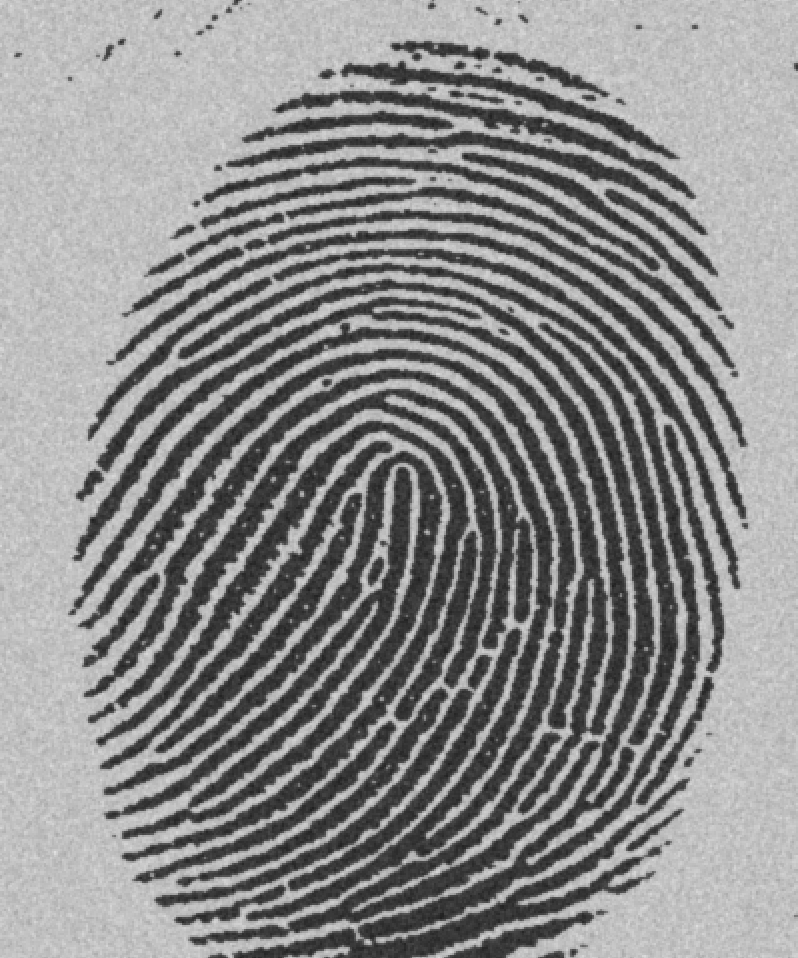
%> input picture DIPUM2E_International_Original_Book_Images/DIPUM2E_International_Original_Book_Images/DIPUM2E_International_Ed_CH10_Images/Fig1013(a).tif, 798 x 958 px
$ octave e7_7.m   (GNU Octave 9; MATLAB toolbox functions it lacks are replaced by stand-ins)
%> lines starting %> are read from the running program, lines starting %| are printed output that depends on the picture; in (x1, y1, x2, y2) boxes, pixels count from 0 and x2, y2 are one past the last pixel; in counts of white or black regions, pixels touching at a corner belong together; the program's own positions count from 1
clc,clear,close all;
f = imread('Fig1013(a).tif');
%> f is the input picture: size 958x798 uint8; min 29, max 224, mean 140
count = 0;
T = mean2(f);
%> T = 140
done = false;
while ~done
    count = count +1;
    g = f > T;
    Tnext = 0.5*(mean(f(g)) + mean(f(~g)));
    done = abs(T - Tnext) < 0.5;
    T = Tnext;
end
%> this loop made 2 passes
%> (Tnext, done, T) on passes 1 to 2: (125.6, false, 125.6), (125.4, true, 125.4)
%> pass 1, `g = f > T;`:
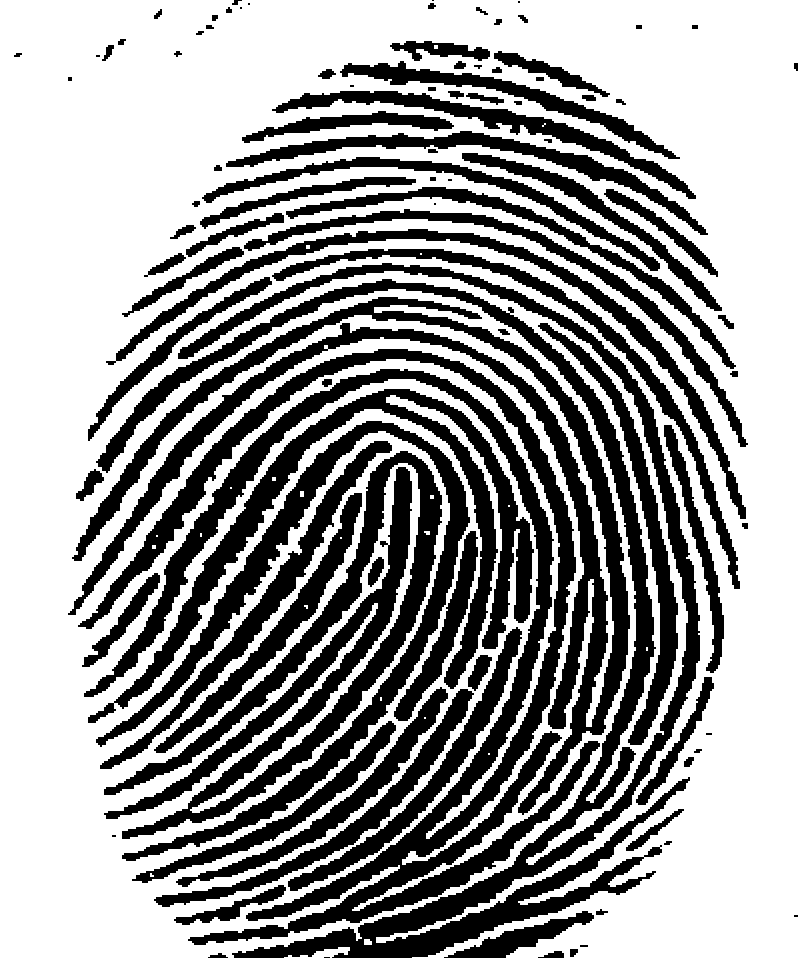
%> g: size 958x798 logical; 61.7% white; 101 black regions (14 under 20 px), largest, box (x1, y1, x2, y2) and area: (78, 349, 600, 945) 43980, (96, 263, 700, 958) 40402, (68, 297, 630, 815) 29808
%> pass 2, `g = f > T;`:
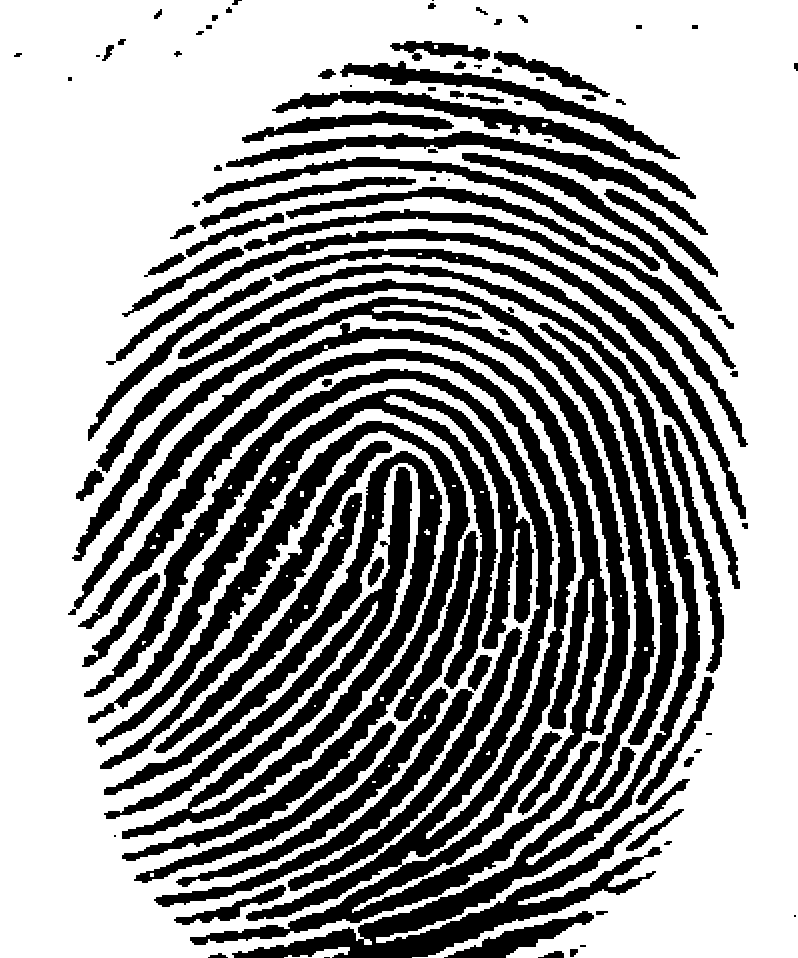
%> g: size 958x798 logical; 61.9% white; 97 black regions (10 under 20 px), largest, box (x1, y1, x2, y2) and area: (78, 349, 600, 945) 43740, (96, 263, 700, 958) 40222, (68, 297, 630, 815) 29700
%> after the loop, count = 2
count
%> count = 2
T
%> T = 125.4
g = im2bw(f, T/255);
subplot(131),imshow(f)
subplot(132),imhist(f)
subplot(133),imshow(g)
%> after `imshow(g)`:
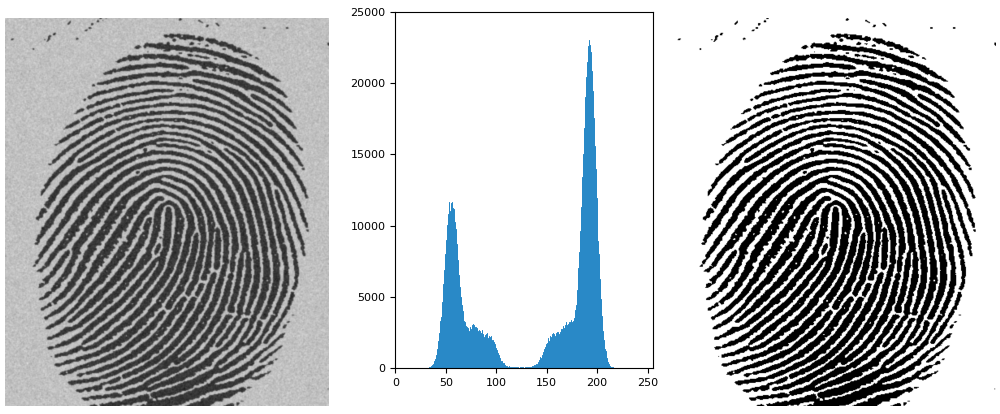
%> figure redrawn from the program's plot data, 3 panels

$ run again, with DIPUM2E_International_Original_Book_Images/DIPUM2E_International_Original_Book_Images/DIPUM2E_International_Ed_CH10_Images/Fig1004(a).tif copied over DIPUM2E_International_Original_Book_Images/DIPUM2E_International_Original_Book_Images/DIPUM2E_International_Ed_CH10_Images/Fig1013(a).tif
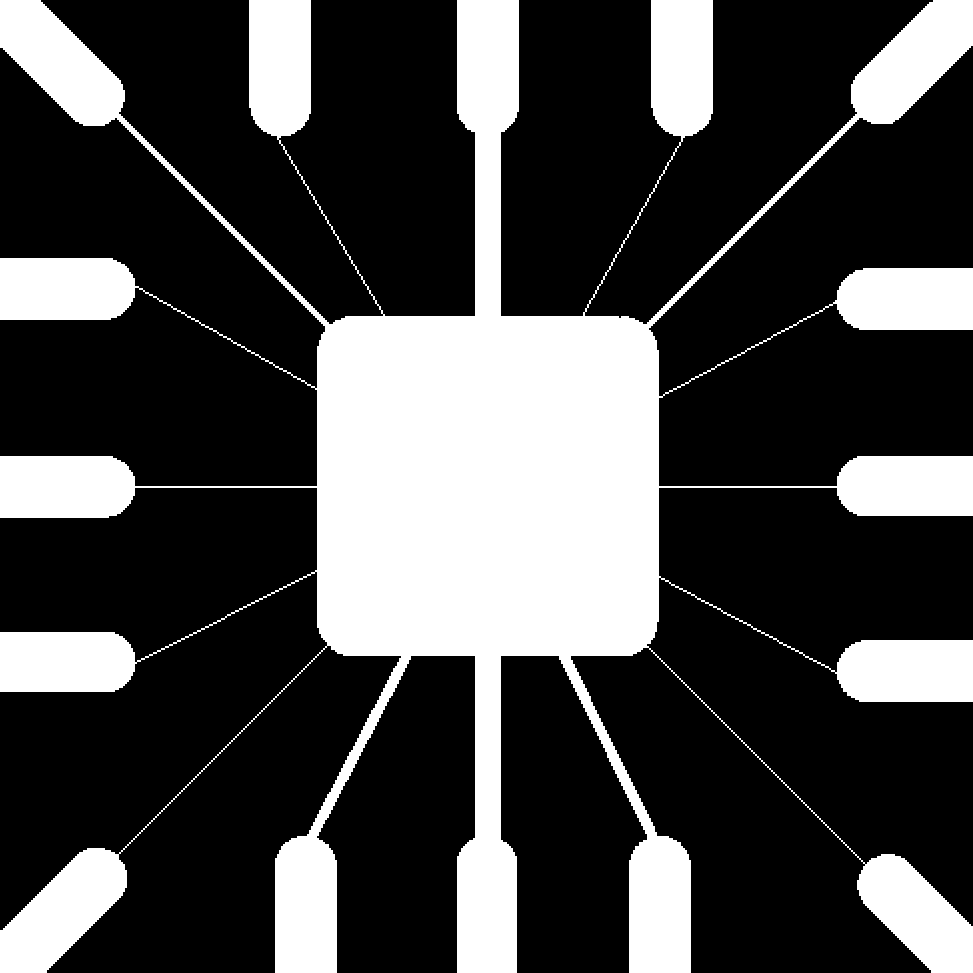
%> input picture DIPUM2E_International_Original_Book_Images/DIPUM2E_International_Original_Book_Images/DIPUM2E_International_Ed_CH10_Images/Fig1004(a).tif, 973 x 973 px
%> f is the input picture: size 973x973 uint8; 28.1% white; 1 white region, box (x1, y1, x2, y2) and area: (0, 0, 973, 973) 265583
%> `T = mean2(f);`: T = 71.53
%> the loop `while ~done` made 2 passes
%> (Tnext, done, T) on passes 1 to 2: (127.5, false, 127.5), (127.5, true, 127.5)
%> after the loop `while ~done`: count = 2
%> `T`: T = 127.5
%> `imshow(g)`:
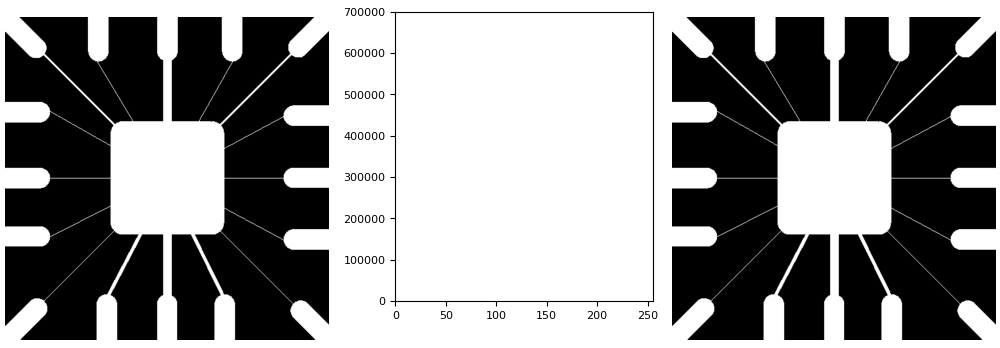
%> figure redrawn from the program's plot data, 3 panels

$ run again, with DIPUM2E_International_Original_Book_Images/DIPUM2E_International_Original_Book_Images/DIPUM2E_International_Ed_CH10_Images/Fig1006(a).tif copied over DIPUM2E_International_Original_Book_Images/DIPUM2E_International_Original_Book_Images/DIPUM2E_International_Ed_CH10_Images/Fig1013(a).tif
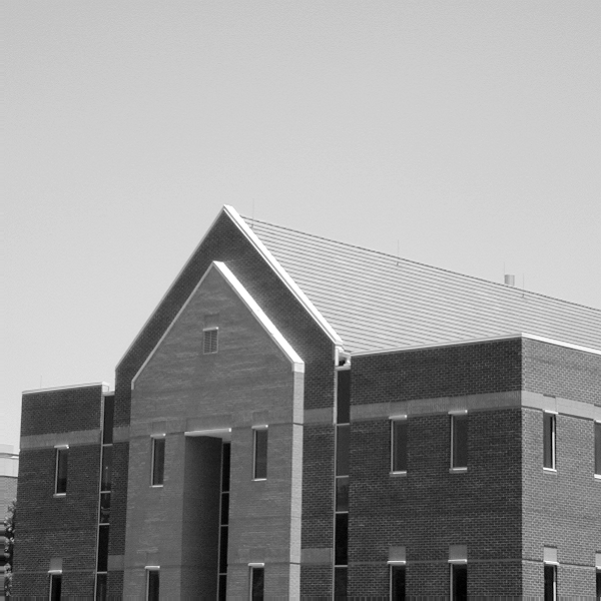
%> input picture DIPUM2E_International_Original_Book_Images/DIPUM2E_International_Original_Book_Images/DIPUM2E_International_Ed_CH10_Images/Fig1006(a).tif, 601 x 601 px
%> f is the input picture: size 601x601 uint8; min 0, max 255, mean 152.8
%> `T = mean2(f);`: T = 152.8
%> the loop `while ~done` made 3 passes
%> (Tnext, done, T) on passes 1 to 3: (142.7, false, 142.7), (141, false, 141), (140.8, true, 140.8)
%> pass 1, `g = f > T;`:
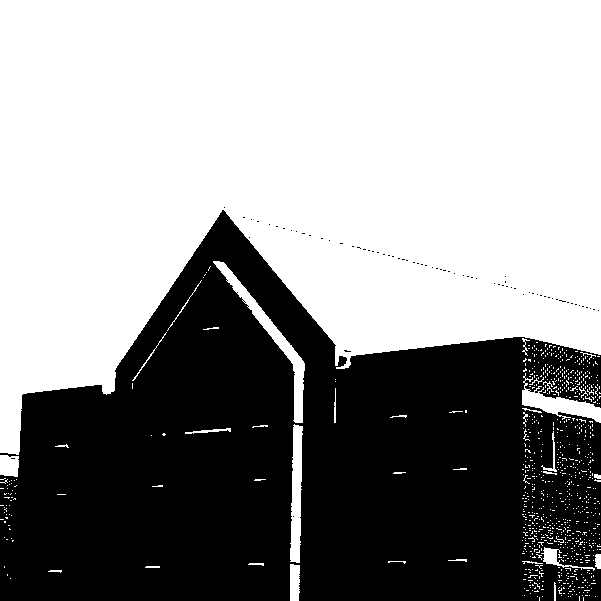
%> g: size 601x601 logical; 58% white; 72 black regions (71 under 20 px), largest, box (x1, y1, x2, y2) and area: (0, 210, 601, 601) 151735
%> after the loop `while ~done`: count = 3
%> `T`: T = 140.8
%> `imshow(g)`:
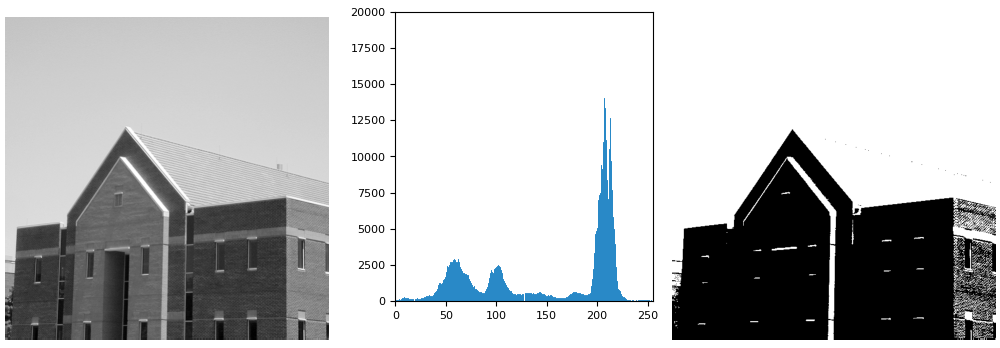
%> figure redrawn from the program's plot data, 3 panels

$ run again, with DIPUM2E_International_Original_Book_Images/DIPUM2E_International_Original_Book_Images/DIPUM2E_International_Ed_CH10_Images/Fig1014(a).tif copied over DIPUM2E_International_Original_Book_Images/DIPUM2E_International_Original_Book_Images/DIPUM2E_International_Ed_CH10_Images/Fig1013(a).tif
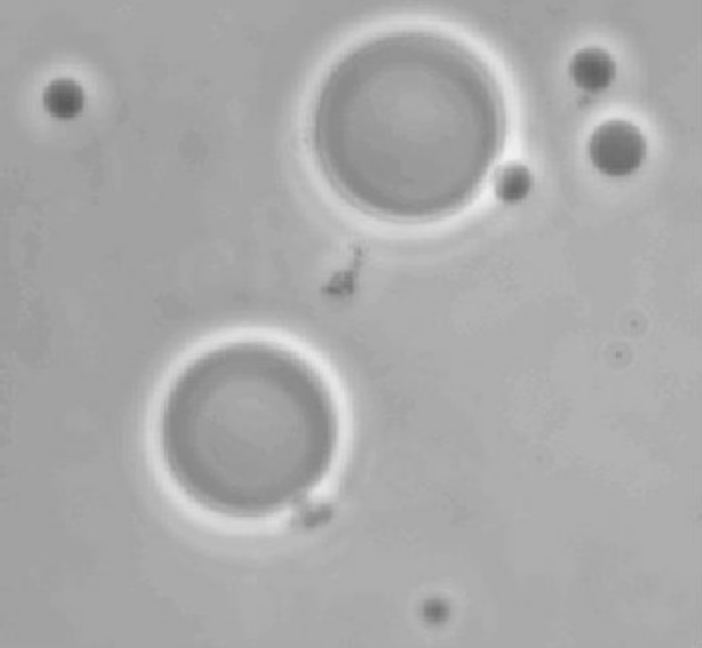
%> input picture DIPUM2E_International_Original_Book_Images/DIPUM2E_International_Original_Book_Images/DIPUM2E_International_Ed_CH10_Images/Fig1014(a).tif, 702 x 648 px
%> f is the input picture: size 648x702 uint8; min 90, max 241, mean 169.6
%> `T = mean2(f);`: T = 169.6
%> the loop `while ~done` made 1 pass
%> (Tnext, done, T) on pass 1: (169.4, true, 169.4)
%> pass 1, `g = f > T;`:
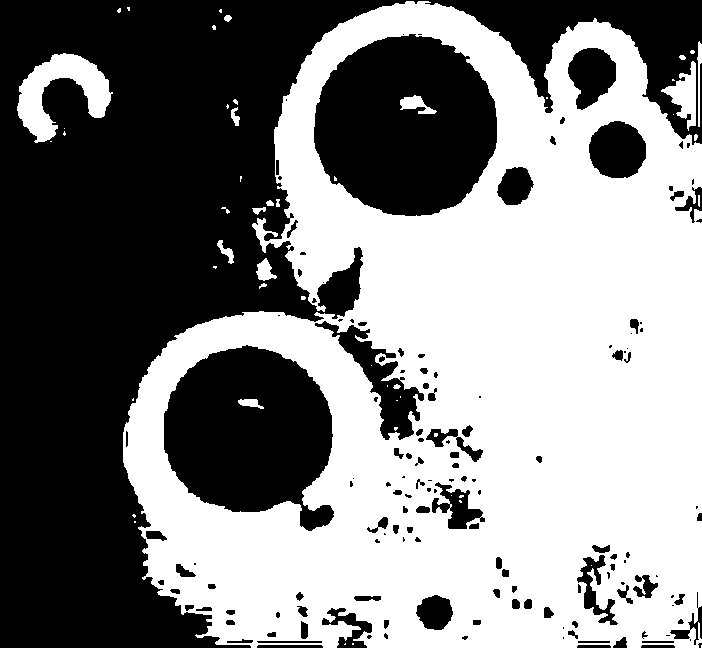
%> g: size 648x702 logical; 51.2% white; 151 black regions (56 under 20 px), largest, box (x1, y1, x2, y2) and area: (0, 0, 702, 648) 154855, (314, 34, 497, 216) 25527, (164, 345, 334, 531) 22504
%> after the loop `while ~done`: count = 1
%> `T`: T = 169.4
%> `imshow(g)`:
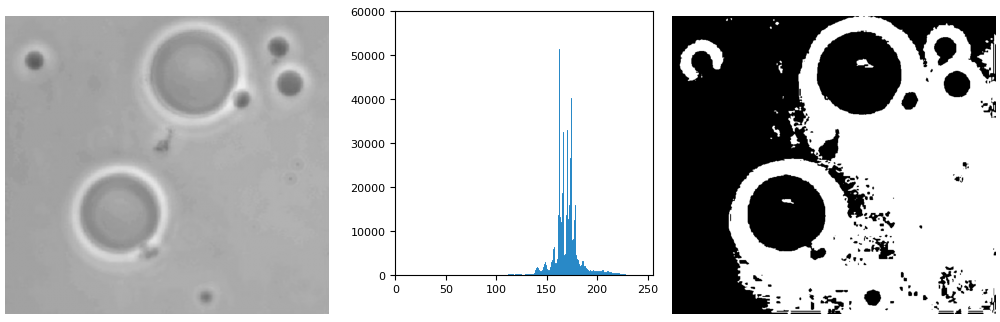
%> figure redrawn from the program's plot data, 3 panels
